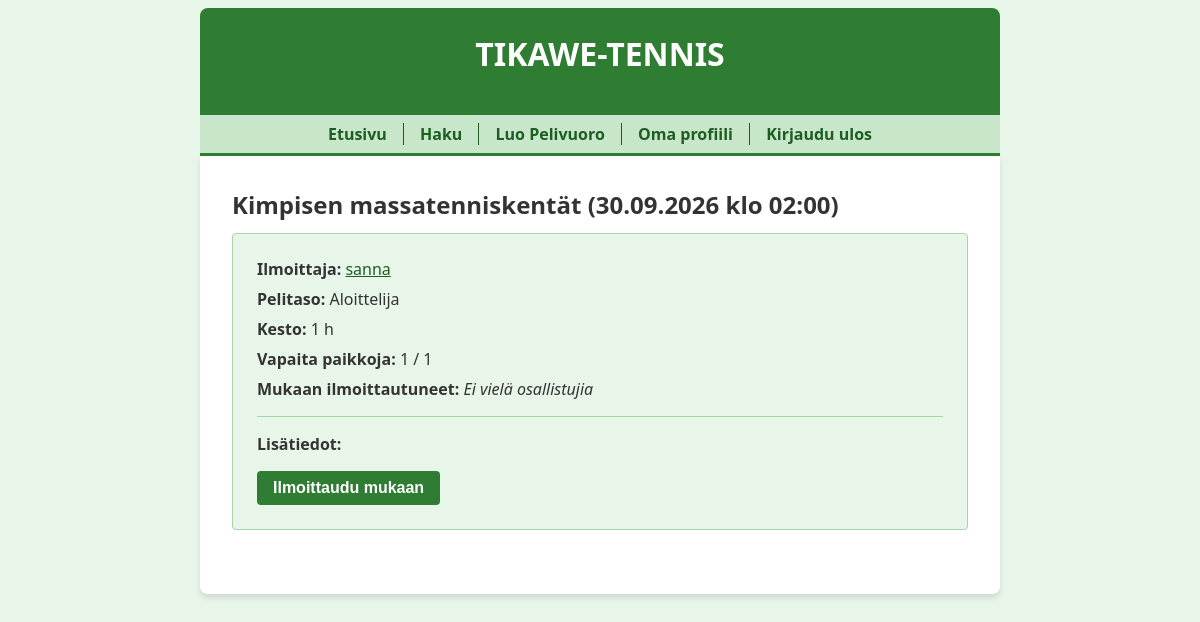
Page /thread/3 (signed in) on the committed database.
### tables this page shows
CREATE TABLE threads (
    id INTEGER PRIMARY KEY,
    peliaika TEXT,
    pelipaikka TEXT,
    pelitaso TEXT,
    pelaajien_maara INTEGER,
    kesto INTEGER,
    user_id INTEGER REFERENCES users
);

CREATE TABLE users (
    id INTEGER PRIMARY KEY,
    username TEXT UNIQUE,
    password_hash TEXT,
    image BLOB
);

### app.py (the view)
@app.route("/thread/<int:thread_id>")
def show_thread(thread_id):
    if "user_id" not in session:
        flash("Kirjaudu sisään nähdäksesi ilmoituksen tarkemmat tiedot.")
        return redirect("/login")
    thread = forum.get_thread(thread_id)
    if not thread:
        abort(404)
    messages = forum.get_messages(thread_id)
    participants = forum.get_participants(thread_id)
    is_participant = any(p["id"] == session["user_id"] for p in participants)
    return render_template("thread.html", thread=thread, messages=messages, participants=participants, is_participant=is_participant)

### app.py (called while the page is built)
@app.template_filter()
def show_lines(content):
    content = str(markupsafe.escape(content))
    content = content.replace("\n", "<br />")
    return markupsafe.Markup(content)

@app.before_request
def before_request():
    g.start_time = time.time()

@app.after_request
def after_request(response):
    elapsed_time = round(time.time() - g.start_time, 2)
    print("elapsed time:", elapsed_time, "s")
    return response

### db.py (called while the page is built)
def get_connection():
    con = sqlite3.connect("database.db")
    con.execute("PRAGMA foreign_keys = ON")
    con.row_factory = sqlite3.Row
    return con

def query(sql, params=[]):
    con = get_connection()
    result = con.execute(sql, params).fetchall()
    con.close()
    return result

### forum.py (called while the page is built)
def get_thread(thread_id):
    sql = """SELECT t.id, t.peliaika, t.pelipaikka, t.pelitaso, t.pelaajien_maara, t.kesto, t.user_id, u.username as creator
             FROM threads t, users u
             WHERE t.user_id = u.id AND t.id = ?"""
    result = db.query(sql, [thread_id])
    return result[0] if result else None

def get_messages(thread_id):
    sql = """SELECT m.id, m.content, m.sent_at, m.user_id, u.username
             FROM messages m, users u
             WHERE m.user_id = u.id AND m.thread_id = ? AND m.status = 1
             ORDER BY m.id"""
    return db.query(sql, [thread_id])

def get_participants(thread_id):
    sql = """SELECT u.id, u.username
             FROM users u, participants p
             WHERE u.id = p.user_id AND p.thread_id = ?"""
    return db.query(sql, [thread_id])

### templates/thread.html (shortened to what this page needs)
{% extends "layout.html" %}
{% block content %}
  <h2>{{ thread.pelipaikka }} ({{ thread.peliaika }})</h2>
  <div style="background-color: #e8f5e9; padding: 1.5em; border-radius: 4px; border: 1px solid #a5d6a7; margin-bottom: 2em;">
    <p style="margin: 0 0 0.5em 0;"><strong>Ilmoittaja:</strong> <a href="/user/{{ thread.user_id }}" style="color: #1b5e20;">{{ thread.creator }}</a></p>
    <p style="margin: 0 0 0.5em 0;"><strong>Pelitaso:</strong> {{ thread.pelitaso }}</p>
    <p style="margin: 0 0 0.5em 0;"><strong>Kesto:</strong> {{ thread.kesto }} h</p>
    <p style="margin: 0 0 0.5em 0;"><strong>Vapaita paikkoja:</strong> {{ thread.pelaajien_maara - participants|length }} / {{ thread.pelaajien_maara }}</p>
    <p style="margin: 0 0 1em 0;">
      <strong>Mukaan ilmoittautuneet:</strong>
      {% if participants %}
        {% for p in participants %}<a href="/user/{{ p.id }}">{{ p.username }}</a>{% if not loop.last %}, {% endif %}{% endfor %}
      {% else %}
        <i>Ei vielä osallistujia</i>
      {% endif %}
    </p>
    {% if messages %}
    <hr style="border: 0; border-top: 1px solid #a5d6a7; margin: 1em 0;" />
    <div style="margin-bottom: 1em;">
      <strong style="display: block; margin-bottom: 0.5em;">Lisätiedot:</strong>
    </div>
    {% endif %}
    {% if is_participant %}
      <form action="/leave" method="post" style="display:inline;">
        <input type="hidden" name="thread_id" value="{{ thread.id }}">
        <input type="hidden" name="csrf_token" value="{{ session.csrf_token }}">
        <input type="submit" value="Peru ilmoittautuminen" style="background-color: #c62828; color: white; border: none; padding: 0.5em 1em; border-radius: 4px; cursor: pointer;">
      </form>
    {% elif participants|length < thread.pelaajien_maara and session.user_id != thread.user_id %}
      <form action="/join" method="post" style="display:inline;">
        <input type="submit" value="Ilmoittaudu mukaan" style="background-color: #2e7d32; color: white; border: none; padding: 0.5em 1em; border-radius: 4px; cursor: pointer;">
      </form>
    {% elif participants|length >= thread.pelaajien_maara %}
      <p style="color: #c62828; font-weight: bold; margin: 0;">Vuoro on täynnä.</p>
    {% endif %}
  </div>
{% endblock %}

### static/main.css (style rules this page uses)
body { margin: auto; max-width: 50em; font-family: 'Segoe UI', Tahoma, Geneva, Verdana, sans-serif; background-color: #e8f5e9; color: #333; }
h1, h2, h3 { margin: 0 0 0.5em 0; }
input[type="submit"], button { background-color: #2e7d32; color: white; padding: 0.8em 1.5em; border: none; border-radius: 4px; cursor: pointer; font-weight: bold; font-size: 1em; }

### rows in the picture
threads: pelipaikka "Kimpisen massatenniskentät", peliaika "30.09.2026 klo 02:00", pelitaso "Aloittelija", kesto "1", pelaajien_maara "1"
users: creator "sanna"

### other values in the picture
{{ thread.pelaajien_maara - participants|length }} "1"
